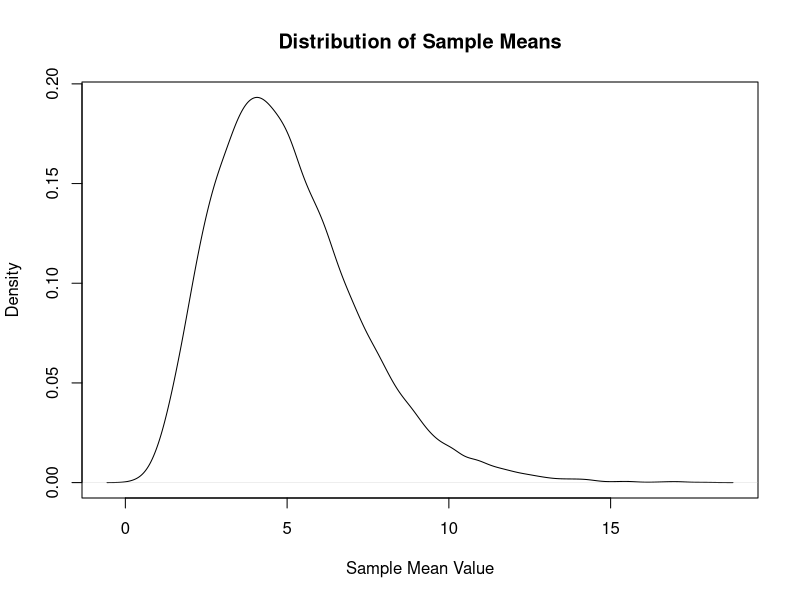
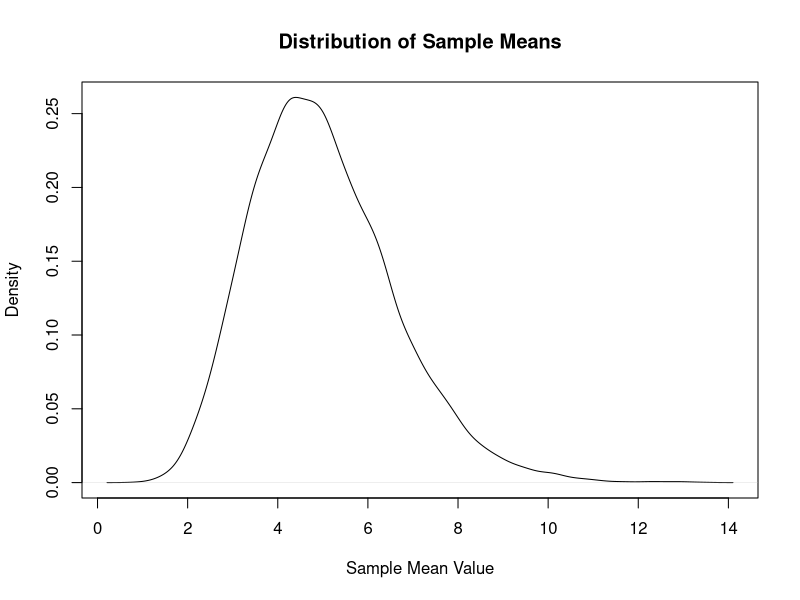
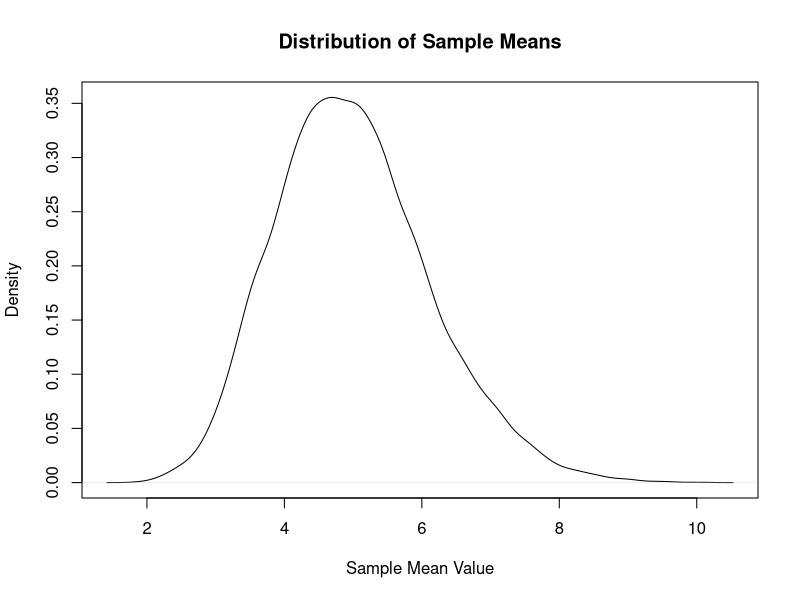
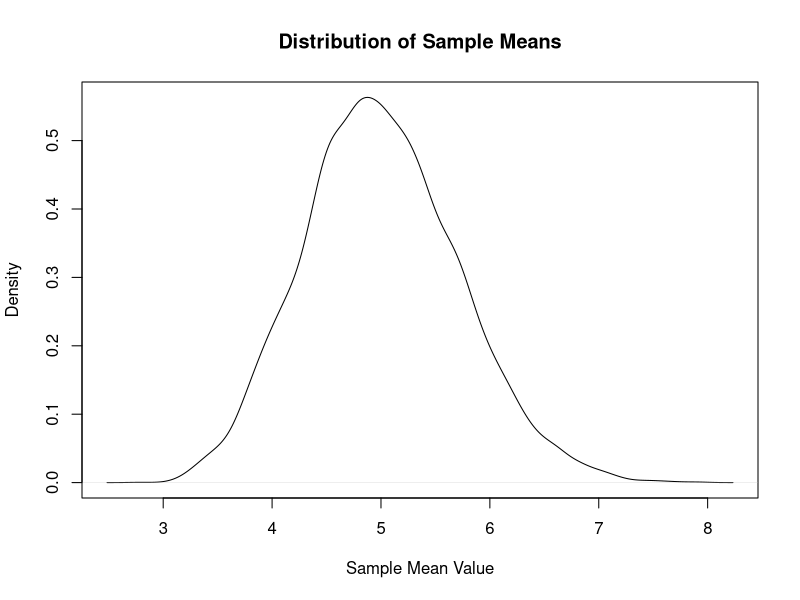
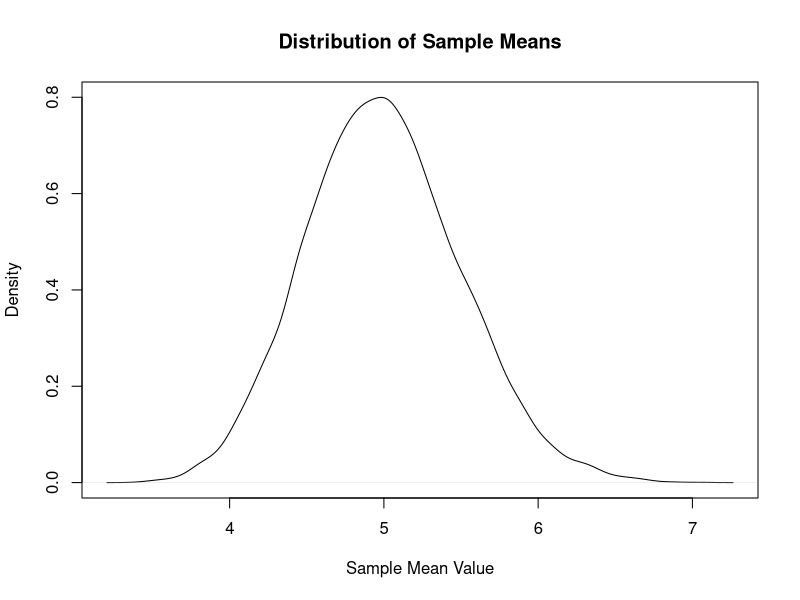

Generate these figures, in order, with R:
#Random sample generation and plotting to display central limit theorum

#Part I
lambda = 0.2

#Function to generate the mean of a sample of 20 exponential random integers
sampleMeanGenerator <- function(n){
sample <- mean(rexp(n, rate = lambda))
return (sample)
}

#Part II
densityPlotter <-function(observations, sampleSize){
toPlot <- replicate(observations, sampleMeanGenerator(sampleSize))
plot(density(toPlot), main = "Distribution of Sample Means", xlab = "Sample Mean Value", ylab = "Density")
}

densityPlotter(10000,5)
densityPlotter(10000,10)
densityPlotter(10000,20)
densityPlotter(10000,50)
densityPlotter(10000,100)
